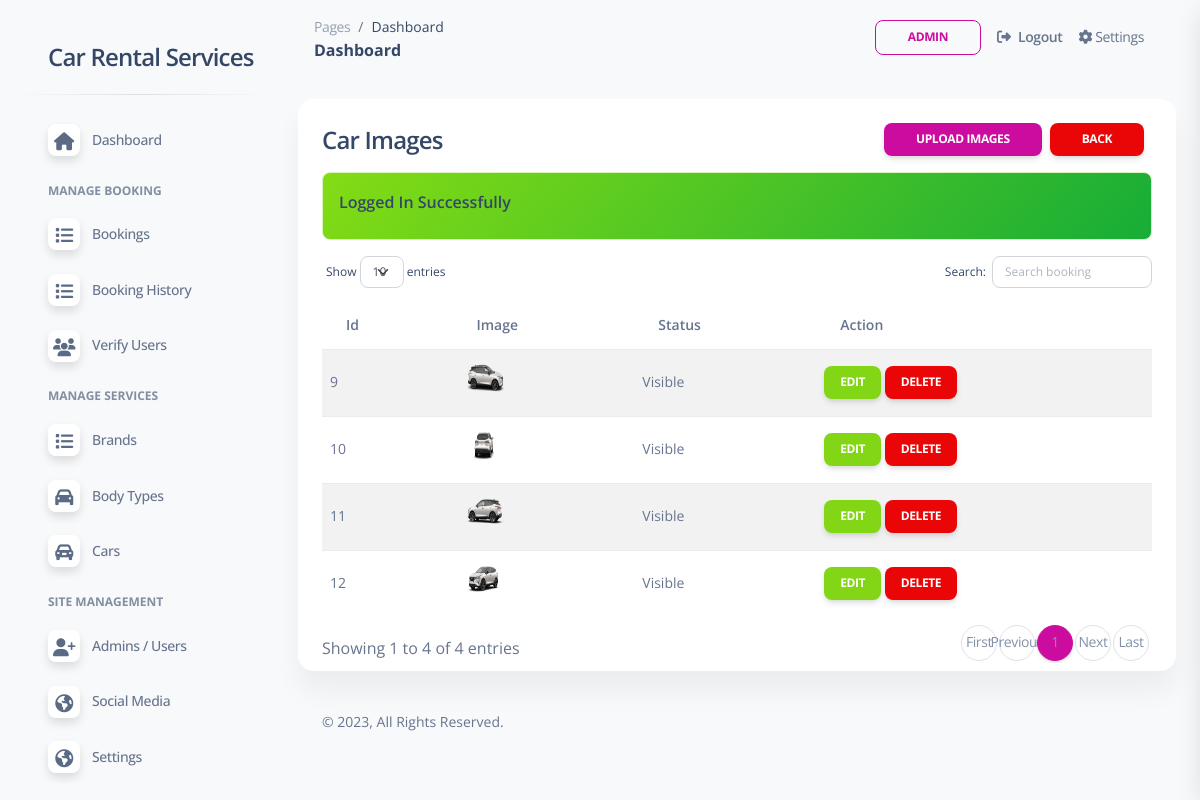
Page /admin/car-images.php?id=1 (signed in) on the committed database.
### tables this page shows
CREATE TABLE `web_settings` (
  `id` int(11) UNSIGNED NOT NULL,
  `title` varchar(255) NOT NULL,
  `url` varchar(255) DEFAULT NULL,
  `description` varchar(1000) DEFAULT NULL,
  `logo` varchar(100) DEFAULT NULL,
  `address` varchar(500) DEFAULT NULL,
  `email1` varchar(100) DEFAULT NULL,
  `email2` varchar(100) DEFAULT NULL,
  `phone1` varchar(15) DEFAULT NULL,
  `phone2` varchar(15) DEFAULT NULL
);

CREATE TABLE `car_images` (
  `id` int(11) UNSIGNED NOT NULL,
  `car_id` int(11) NOT NULL,
  `image` varchar(200) NOT NULL,
  `is_thumbnail` tinyint(1) NOT NULL DEFAULT 0,
  `status` tinyint(1) NOT NULL DEFAULT 0
);

### admin/car-images.php (the view, shortened to what this page needs)
<?php
include('includes/header.php');
?>
    <div class="row">
        <div class="col-12">
            <div class="card mb-4">
                <div class="card-header pb-0">
                    <h4>Car Images
                        <a href="cars.php" class="btn btn-danger btn-sm float-end mx-2">Back</a>
                        <a href="car-images-create.php?id=<?=checkParamId('id');?>" class="btn btn-primary btn-sm float-end">Upload Images</a>
                    </h4>
                </div>
                <div class="card-body pt-0 pb-2">
                    <?php
                        $carId = checkParamId('id');
                        $query = "SELECT * FROM car_images WHERE car_id='$carId' ";
                        $result = mysqli_query($conn, $query);
                        if($result)
                        {
                            if(mysqli_num_rows($result) > 0){
                                ?>
                                <div class="table-responsive p-0">
                                    <table id="myTable" class="table table-striped align-items-center justify-content-center">
                                        <thead>
                                            <tr>
                                                <th>Id</th>
                                                <th>Image</th>
                                                <th>Status</th>
                                                <th>Action</th>
                                            </tr>
                                        </thead>
                                        <tbody>
                                            <?php
                                                foreach($result as $item) :
                                                ?>
                                                <tr>
                                                    <td><?= $item['id']; ?></td>
                                                    <td>
                                                        <?php if($item['image'] != ''){ ?>
                                                            <img src="<?= '../'.$item['image']; ?>" style="width: 50px;height: 50px;" alt="Brand" />
                                                        <?php }else{ echo "No Image"; } ?>
                                                    </td>
                                                    <td><?= $item['status'] == true ? 'Hidden':'Visible'; ?></td>
                                                    <td>
                                                        <a href="car-images-edit.php?id=<?= $item['id'];?>" class="btn px-3 mb-0 btn-success btn-sm">Edit</a>
                                                        <a href="car-images-delete.php?id=<?= $item['id'];?>"
                                                            onclick="return confirm('Are you sure you want to delete data?')"
                                                            class="btn mb-0 px-3 btn-danger btn-sm">
                                                            Delete
                                                        </a>
                                                    </td>
                                                </tr>
                                                <?php
                                                endforeach;
                                        ?>
                                        </tbody>
                                    </table>
                                </div>
                                <?php
                            }else{
                                echo "<h5>No Record Found!</h5>";
                            }
                        }
                        else
                        {
                            echo "<h5>No Record Available!</h5>";
                        }
                    ?>
                </div>
            </div>
        </div>
    </div>
<?php include('includes/footer.php'); ?>

### admin/includes/sidebar.php (shortened to what this page needs)
<?php
$pageName = substr($_SERVER["SCRIPT_NAME"],strrpos($_SERVER["SCRIPT_NAME"],"/")+1);
?>
<aside class="sidenav navbar navbar-vertical navbar-expand-xs border-0 border-radius-xl my-3 fixed-start ms-3 " id="sidenav-main">
    <div class="sidenav-header">
      <a class="navbar-brand m-0" href="dashboard.php" target="_blank">
        <h4><?= webSetting('title') ?? 'Funda Services'; ?></h4>
      </a>
    </div>
    <hr class="horizontal dark mt-0">
    <div class="collapse navbar-collapse w-auto" id="sidenav-collapse-main">
      <ul class="navbar-nav">
        <li class="nav-item">
          <a class="nav-link
            <?= $pageName == "dashboard.php"?'active':'' ?>" href="dashboard.php">
            <div class="icon icon-shape icon-sm shadow border-radius-md bg-white text-center me-2 d-flex align-items-center justify-content-center">
                <i class="fa fa-home <?= $pageName == "dashboard.php"?'text-white':'text-dark' ?>   text-lg"></i>
            </div>
            <span class="nav-link-text ms-1">Dashboard</span>
          </a>
        </li>
        <li class="nav-item mt-3">
          <h6 class="ps-4 ms-2 text-uppercase text-xs font-weight-bolder opacity-6">Manage Booking</h6>
        </li>
        <li class="nav-item">
          <a class="nav-link  <?= $pageName == "bookings.php"?'active':'' ?>"  href="bookings.php">
            <div class="icon icon-shape icon-sm shadow border-radius-md bg-white text-center me-2 d-flex align-items-center justify-content-center">
                <i class="fa fa-list <?= $pageName == "bookings.php"?'text-white':'text-dark' ?>   text-lg"></i>
            </div>
            <span class="nav-link-text ms-1">Bookings</span>
          </a>
        </li>
        <li class="nav-item">
          <a class="nav-link <?= $pageName == "booking-history.php"?'active':'' ?>" href="booking-history.php">
            <div class="icon icon-shape icon-sm shadow border-radius-md bg-white text-center me-2 d-flex align-items-center justify-content-center">
                <i class="fa fa-list <?= $pageName == "booking-history.php"?'text-white':'text-dark' ?> text-lg"></i>
            </div>
            <span class="nav-link-text ms-1">Booking History</span>
          </a>
        </li>
        <li class="nav-item">
          <a class="nav-link <?= $pageName == "verify-users.php"?'active':'' ?>" href="verify-users.php">
            <div class="icon icon-shape icon-sm shadow border-radius-md bg-white text-center me-2 d-flex align-items-center justify-content-center">
                <i class="fa fa-users <?= $pageName == "verify-users.php"?'text-white':'text-dark' ?> text-lg"></i>
            </div>
            <span class="nav-link-text ms-1">Verify Users</span>
          </a>
        </li>
        <li class="nav-item mt-3">
          <h6 class="ps-4 ms-2 text-uppercase text-xs font-weight-bolder opacity-6">Manage Services</h6>
        </li>
        <li class="nav-item">
          <a class="nav-link <?= $pageName == "brands.php"?'active':'' ?>" href="brands.php">
            <div class="icon icon-shape icon-sm shadow border-radius-md bg-white text-center me-2 d-flex align-items-center justify-content-center">
                <i class="fa fa-list <?= $pageName == "brands.php"?'text-white':'text-dark' ?>   text-lg"></i>
            </div>
            <span class="nav-link-text ms-1">Brands</span>
          </a>
        </li>
        <li class="nav-item">
          <a class="nav-link
            <?= $pageName == "body-types.php"?'active':'' ?>"
            href="body-types.php">
            <div class="icon icon-shape icon-sm shadow border-radius-md bg-white text-center me-2 d-flex align-items-center justify-content-center">
                <i class="fa fa-car <?= $pageName == "body-types.php"?'text-white':'text-dark' ?>   text-lg"></i>
            </div>
            <span class="nav-link-text ms-1">Body Types</span>
          </a>
        </li>
        <li class="nav-item">
          <a class="nav-link <?= $pageName == "cars.php"?'active':'' ?>" href="cars.php">
            <div class="icon icon-shape icon-sm shadow border-radius-md bg-white text-center me-2 d-flex align-items-center justify-content-center">
                <i class="fa fa-car-alt <?= $pageName == "cars.php"?'text-white':'text-dark' ?>   text-lg"></i>
            </div>
            <span class="nav-link-text ms-1">Cars</span>
          </a>
        </li>
        <li class="nav-item mt-3">
          <h6 class="ps-4 ms-2 text-uppercase text-xs font-weight-bolder opacity-6">Site Management</h6>
        </li>
        <li class="nav-item">
          <a class="nav-link <?= $pageName == "users.php"?'active':'' ?>" href="users.php">
            <div class="icon icon-shape icon-sm shadow border-radius-md bg-white text-center me-2 d-flex align-items-center justify-content-center">
                <i class="fa fa-user-plus <?= $pageName == "users.php"?'text-white':'text-dark' ?>   text-lg"></i>
            </div>
            <span class="nav-link-text ms-1">Admins / Users</span>
          </a>
        </li>
        <li class="nav-item">
          <a class="nav-link <?= $pageName == "social-media.php"?'active':'' ?>" href="social-media.php">
            <div class="icon icon-shape icon-sm shadow border-radius-md bg-white text-center me-2 d-flex align-items-center justify-content-center">
                <i class="fa fa-globe <?= $pageName == "social-media.php"?'text-white':'text-dark' ?>   text-lg"></i>
            </div>
            <span class="nav-link-text ms-1">Social Media</span>
          </a>
        </li>
        <li class="nav-item">
          <a class="nav-link <?= $pageName == "settings.php"?'active':'' ?>"
          href="settings.php">
            <div class="icon icon-shape icon-sm shadow border-radius-md bg-white text-center me-2 d-flex align-items-center justify-content-center">
                <i class="fa fa-globe <?= $pageName == "settings.php"?'text-white':'text-dark' ?> text-lg" ></i>
            </div>
            <span class="nav-link-text ms-1">Settings</span>
          </a>
        </li>
      </ul>
    </div>
  </aside>

### admin/assets/css/nucleo-svg.css (style rules this page uses)
.icon { display: inline-block; color: #111111; height: 1em; width: 1em; }
.icon-sm { height: 0.8em; width: 0.8em; }
.icon { fill: currentColor; stroke: none; }

### rows in the picture
web_settings: title "Car Rental Services"
car_images: id "9", image (picture), status "Visible"
car_images: id "10", image (picture), status "Visible"
car_images: id "11", image (picture), status "Visible"
car_images: id "12", image (picture), status "Visible"

### other values in the picture
$_SESSION['loggedInUser']['name'] "ADMIN"
$_SESSION['status'] "Logged In Successfully"
